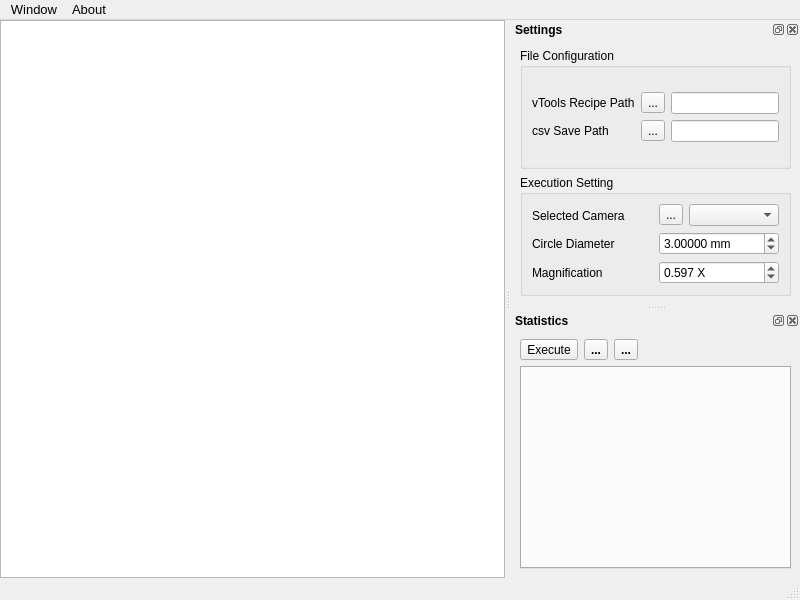
<?xml version="1.0" encoding="UTF-8"?>
<ui version="4.0">
 <class>MainWindow</class>
 <widget class="QMainWindow" name="MainWindow">
  <property name="geometry">
   <rect>
    <x>0</x>
    <y>0</y>
    <width>800</width>
    <height>600</height>
   </rect>
  </property>
  <property name="windowTitle">
   <string>Pixel Resolution Calculator</string>
  </property>
  <property name="windowIcon">
   <iconset resource="Qylon/Resources.qrc">
    <normaloff>:/Resources/Icon.png</normaloff>:/Resources/Icon.png</iconset>
  </property>
  <property name="toolButtonStyle">
   <enum>Qt::ToolButtonStyle::ToolButtonIconOnly</enum>
  </property>
  <widget class="QWidget" name="centralwidget">
   <layout class="QGridLayout" name="gridLayout">
    <property name="leftMargin">
     <number>0</number>
    </property>
    <property name="topMargin">
     <number>0</number>
    </property>
    <property name="rightMargin">
     <number>0</number>
    </property>
    <property name="bottomMargin">
     <number>0</number>
    </property>
    <property name="spacing">
     <number>0</number>
    </property>
    <item row="0" column="0">
     <widget class="QSplitter" name="splitter">
      <property name="orientation">
       <enum>Qt::Orientation::Horizontal</enum>
      </property>
      <widget class="MQIT::GraphicsWidget" name="graphicsView"/>
     </widget>
    </item>
   </layout>
  </widget>
  <widget class="QMenuBar" name="menubar">
   <property name="geometry">
    <rect>
     <x>0</x>
     <y>0</y>
     <width>800</width>
     <height>22</height>
    </rect>
   </property>
   <property name="font">
    <font>
     <family>Segoe UI</family>
     <pointsize>10</pointsize>
     <bold>false</bold>
     <kerning>false</kerning>
    </font>
   </property>
   <property name="defaultUp">
    <bool>false</bool>
   </property>
   <property name="nativeMenuBar">
    <bool>false</bool>
   </property>
   <widget class="QMenu" name="menuWindow">
    <property name="title">
     <string>Window</string>
    </property>
    <addaction name="actionSettings"/>
    <addaction name="actionStatistics"/>
   </widget>
   <widget class="QMenu" name="menuAbout">
    <property name="title">
     <string>About</string>
    </property>
    <addaction name="actionAbout_Pixel_Resolution_Calculator"/>
    <addaction name="actionAbout_Qt"/>
   </widget>
   <addaction name="menuWindow"/>
   <addaction name="menuAbout"/>
  </widget>
  <widget class="QStatusBar" name="statusbar"/>
  <widget class="QDockWidget" name="settings">
   <property name="sizePolicy">
    <sizepolicy hsizetype="Minimum" vsizetype="Minimum">
     <horstretch>0</horstretch>
     <verstretch>0</verstretch>
    </sizepolicy>
   </property>
   <property name="minimumSize">
    <size>
     <width>253</width>
     <height>284</height>
    </size>
   </property>
   <property name="maximumSize">
    <size>
     <width>524287</width>
     <height>285</height>
    </size>
   </property>
   <property name="font">
    <font>
     <bold>true</bold>
    </font>
   </property>
   <property name="windowTitle">
    <string>Settings</string>
   </property>
   <attribute name="dockWidgetArea">
    <number>2</number>
   </attribute>
   <widget class="QWidget" name="dockWidgetContents_2">
    <layout class="QGridLayout" name="gridLayout_4">
     <item row="0" column="0">
      <widget class="QGroupBox" name="groupBox">
       <property name="font">
        <font>
         <bold>false</bold>
        </font>
       </property>
       <property name="title">
        <string>File Configuration</string>
       </property>
       <layout class="QGridLayout" name="gridLayout_3">
        <item row="0" column="0">
         <layout class="QHBoxLayout" name="horizontalLayout_5">
          <item>
           <layout class="QVBoxLayout" name="verticalLayout_2">
            <item>
             <widget class="QLabel" name="label">
              <property name="text">
               <string>vTools Recipe Path</string>
              </property>
             </widget>
            </item>
            <item>
             <widget class="QLabel" name="label_2">
              <property name="text">
               <string>csv Save Path</string>
              </property>
             </widget>
            </item>
           </layout>
          </item>
          <item>
           <layout class="QVBoxLayout" name="verticalLayout">
            <item>
             <layout class="QHBoxLayout" name="horizontalLayout">
              <item>
               <widget class="QToolButton" name="toolButtonRecipe">
                <property name="text">
                 <string>...</string>
                </property>
                <property name="icon">
                 <iconset resource="Qylon/Resources.qrc">
                  <normaloff>:/Resources/Icon/icons8-opened-folder-48.png</normaloff>:/Resources/Icon/icons8-opened-folder-48.png</iconset>
                </property>
               </widget>
              </item>
              <item>
               <widget class="QLineEdit" name="lineEditRecipe"/>
              </item>
             </layout>
            </item>
            <item>
             <layout class="QHBoxLayout" name="horizontalLayout_4">
              <item>
               <widget class="QToolButton" name="toolButtonCsv">
                <property name="text">
                 <string>...</string>
                </property>
                <property name="icon">
                 <iconset resource="Qylon/Resources.qrc">
                  <normaloff>:/Resources/Icon/icons8-opened-folder-48.png</normaloff>:/Resources/Icon/icons8-opened-folder-48.png</iconset>
                </property>
               </widget>
              </item>
              <item>
               <widget class="QLineEdit" name="lineEditCsv">
                <property name="text">
                 <string/>
                </property>
                <property name="frame">
                 <bool>true</bool>
                </property>
               </widget>
              </item>
             </layout>
            </item>
           </layout>
          </item>
         </layout>
        </item>
       </layout>
      </widget>
     </item>
     <item row="1" column="0">
      <widget class="QGroupBox" name="groupBox_2">
       <property name="font">
        <font>
         <bold>false</bold>
        </font>
       </property>
       <property name="title">
        <string>Execution Setting</string>
       </property>
       <layout class="QGridLayout" name="gridLayout_2">
        <item row="0" column="0">
         <layout class="QVBoxLayout" name="verticalLayout_5">
          <item>
           <layout class="QHBoxLayout" name="horizontalLayout_3">
            <item>
             <layout class="QVBoxLayout" name="verticalLayout_3">
              <item>
               <widget class="QLabel" name="label_4">
                <property name="text">
                 <string>Selected Camera</string>
                </property>
               </widget>
              </item>
              <item>
               <widget class="QLabel" name="label_3">
                <property name="text">
                 <string>Circle Diameter</string>
                </property>
               </widget>
              </item>
              <item>
               <widget class="QLabel" name="label_5">
                <property name="text">
                 <string>Magnification</string>
                </property>
               </widget>
              </item>
             </layout>
            </item>
            <item>
             <layout class="QVBoxLayout" name="verticalLayout_4">
              <item>
               <layout class="QHBoxLayout" name="horizontalLayout_2">
                <item>
                 <widget class="QToolButton" name="toolButtonRefresh">
                  <property name="text">
                   <string>...</string>
                  </property>
                  <property name="icon">
                   <iconset resource="Qylon/Resources.qrc">
                    <normaloff>:/Resources/Icon/icons8-refresh-48.png</normaloff>:/Resources/Icon/icons8-refresh-48.png</iconset>
                  </property>
                  <property name="arrowType">
                   <enum>Qt::ArrowType::NoArrow</enum>
                  </property>
                 </widget>
                </item>
                <item>
                 <widget class="QComboBox" name="comboBox"/>
                </item>
               </layout>
              </item>
              <item>
               <widget class="QDoubleSpinBox" name="doubleSpinBoxDiameter">
                <property name="suffix">
                 <string> mm</string>
                </property>
                <property name="decimals">
                 <number>5</number>
                </property>
                <property name="maximum">
                 <double>10.000000000000000</double>
                </property>
                <property name="singleStep">
                 <double>0.000100000000000</double>
                </property>
                <property name="value">
                 <double>3.000000000000000</double>
                </property>
               </widget>
              </item>
              <item>
               <widget class="QDoubleSpinBox" name="doubleSpinBoxMag">
                <property name="suffix">
                 <string> X</string>
                </property>
                <property name="decimals">
                 <number>3</number>
                </property>
                <property name="maximum">
                 <double>1.000000000000000</double>
                </property>
                <property name="singleStep">
                 <double>0.001000000000000</double>
                </property>
                <property name="value">
                 <double>0.597000000000000</double>
                </property>
               </widget>
              </item>
             </layout>
            </item>
           </layout>
          </item>
         </layout>
        </item>
       </layout>
      </widget>
     </item>
    </layout>
   </widget>
  </widget>
  <widget class="QDockWidget" name="statistics">
   <property name="font">
    <font>
     <bold>true</bold>
    </font>
   </property>
   <property name="windowTitle">
    <string>Statistics</string>
   </property>
   <attribute name="dockWidgetArea">
    <number>2</number>
   </attribute>
   <widget class="QWidget" name="dockWidgetContents_4">
    <layout class="QGridLayout" name="gridLayout_5">
     <item row="0" column="0">
      <layout class="QHBoxLayout" name="horizontalLayout_6">
       <item>
        <widget class="QToolButton" name="toolButtonSingle">
         <property name="font">
          <font>
           <bold>false</bold>
          </font>
         </property>
         <property name="styleSheet">
          <string notr="true"/>
         </property>
         <property name="text">
          <string>Execute</string>
         </property>
         <property name="icon">
          <iconset resource="Qylon/Resources.qrc">
           <normaloff>:/Resources/Icon/icons8-camera-48.png</normaloff>:/Resources/Icon/icons8-camera-48.png</iconset>
         </property>
         <property name="iconSize">
          <size>
           <width>24</width>
           <height>24</height>
          </size>
         </property>
         <property name="toolButtonStyle">
          <enum>Qt::ToolButtonStyle::ToolButtonIconOnly</enum>
         </property>
        </widget>
       </item>
       <item>
        <widget class="QToolButton" name="toolButtonContinuous">
         <property name="text">
          <string>...</string>
         </property>
         <property name="icon">
          <iconset resource="Qylon/Resources.qrc">
           <normaloff>:/Resources/Icon/icons8-cameras-48.png</normaloff>
           <activeon>:/Resources/Icon/icons8-pause-48.png</activeon>:/Resources/Icon/icons8-cameras-48.png</iconset>
         </property>
         <property name="iconSize">
          <size>
           <width>24</width>
           <height>24</height>
          </size>
         </property>
         <property name="checkable">
          <bool>true</bool>
         </property>
        </widget>
       </item>
       <item>
        <widget class="QToolButton" name="toolButtonExport">
         <property name="text">
          <string>...</string>
         </property>
         <property name="icon">
          <iconset resource="Qylon/Resources.qrc">
           <normaloff>:/Resources/Icon/icons8-export-csv-48.png</normaloff>:/Resources/Icon/icons8-export-csv-48.png</iconset>
         </property>
         <property name="iconSize">
          <size>
           <width>24</width>
           <height>24</height>
          </size>
         </property>
        </widget>
       </item>
       <item>
        <spacer name="horizontalSpacer">
         <property name="orientation">
          <enum>Qt::Orientation::Horizontal</enum>
         </property>
         <property name="sizeHint" stdset="0">
          <size>
           <width>40</width>
           <height>20</height>
          </size>
         </property>
        </spacer>
       </item>
      </layout>
     </item>
     <item row="1" column="0">
      <widget class="QTabWidget" name="tabWidget">
       <property name="currentIndex">
        <number>-1</number>
       </property>
      </widget>
     </item>
    </layout>
   </widget>
  </widget>
  <action name="actionSettings">
   <property name="checkable">
    <bool>true</bool>
   </property>
   <property name="checked">
    <bool>true</bool>
   </property>
   <property name="text">
    <string>Settings</string>
   </property>
  </action>
  <action name="actionStatistics">
   <property name="checkable">
    <bool>true</bool>
   </property>
   <property name="checked">
    <bool>true</bool>
   </property>
   <property name="text">
    <string>Statistics</string>
   </property>
  </action>
  <action name="actionAbout_Qt">
   <property name="text">
    <string>About Qt</string>
   </property>
  </action>
  <action name="actionAbout_Pixel_Resolution_Calculator">
   <property name="text">
    <string>About This</string>
   </property>
  </action>
 </widget>
 <customwidgets>
  <customwidget>
   <class>MQIT::GraphicsWidget</class>
   <extends>QGraphicsView</extends>
   <header location="global">Modules/GraphicsWidget.h</header>
  </customwidget>
 </customwidgets>
 <resources>
  <include location="Qylon/Resources.qrc"/>
 </resources>
 <connections/>
</ui>
